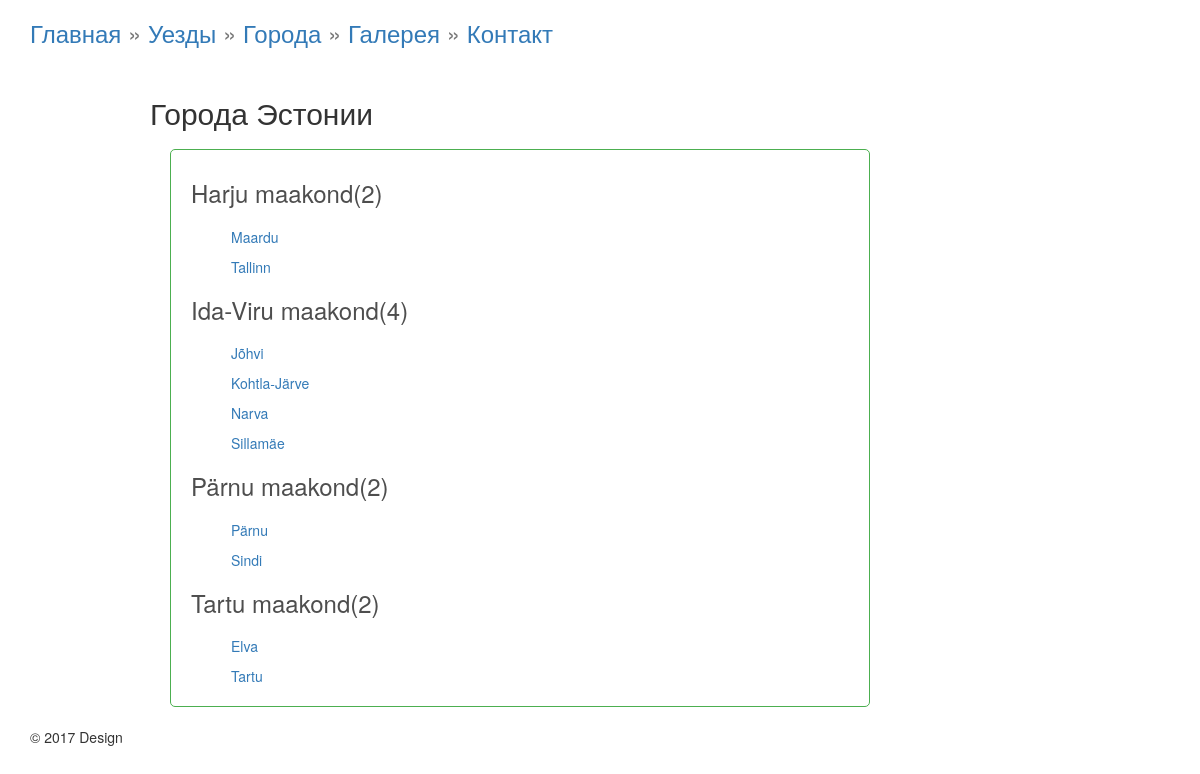
The app's page /cities with its own data.
### tables this page shows
CREATE TABLE `maakond` (
  `id_maakond` int(3) NOT NULL,
  `name_maakond` varchar(100) NOT NULL COMMENT 'название уезда',
  `capital` varchar(100) NOT NULL COMMENT 'название столицы',
  `description` text NOT NULL
);

CREATE TABLE `city` (
  `id_city` int(4) NOT NULL,
  `city` varchar(50) NOT NULL,
  `people` int(6) NOT NULL,
  `id_maakond` int(3) NOT NULL
);

### controller/Render.php (called while the page is built, shortened)
<?php
class RenderTemplate
{
	function render_template($path, array $args, array $args2, array $args3 )
	{
		extract($args);
                extract($args2);
                extract($args3);
		include $path;
		$html = ob_get_clean();
		return $html;
	}
}
?>

### controller/Controller.php (called while the page is built, shortened)
<?php
class Controller extends RenderTemplate {
    public $model;
    public function __construct() {
        $this->model = new Model();
    }
    public function cities_list() {
        $maa_list = $this->model->getMaakondList();
        $cities_list = $this->model->getCitiesList();
        $html = $this->render_template('view/cities_view.php', array('maa_list' => $maa_list), array('cities_list' => $cities_list), array());
        return $html;
    }
}
?>

### route/routing.php (called while the page is built)
<?php
$host = explode('?', $_SERVER['REQUEST_URI'])[0];
$num=substr_count($host,'/');
$uri  = explode('/', $host)[$num];
if ($uri == '' OR $uri == 'index.php' )
{
	$controller = new Controller();
	$response = $controller->start_site();
}
elseif($uri == 'maakonnad' && !isset($_GET['id'])) {
    $controller = new Controller();
    $response = $controller->maakonnad_list();
}
elseif($uri == 'maakonnad' && isset($_GET['id'])) {
    $controller = new Controller();
    $response = $controller->maakonnad_view($_GET['id']);
}
elseif($uri == 'cities' && !isset($_GET['city'])) {
    $controller = new Controller();
    $response = $controller->cities_list();
}
elseif($uri == 'cities' && isset($_GET['city'])) {
    $controller = new Controller();
    $response = $controller->cities_view($_GET['city']);
}
elseif($uri == 'gallery') {
    $controller = new Controller();
    $response = $controller->gallery_list();
}
elseif ($uri == 'contact' )
{
	$controller = new Controller();
	$response = $controller->contact_view();
}
else
{
	$controller = new Controller();;
	$response = $controller->error_404();
}
?>

### inc/db.php (called while the page is built, shortened)
<?php
class db {
	private $conn;
	private $host;
	private $user;
	private $password;
	private $baseName;
    function __construct($params=array()) {
		$this->conn = false;
		$this->host = 'localhost';
		$this->user = 'root';
		$this->password = '';
		$this->baseName = 'ktrv16_lomovskoy_eesti_linnad';
	}
	function connect() {
		if (!$this->conn) {
			try {
				$this->conn = new PDO('mysql:host='.$this->host.';dbname='.$this->baseName.'',
                                $this->user, $this->password, array(PDO::MYSQL_ATTR_INIT_COMMAND => 'SET NAMES utf8'));
			}
			catch (Exception $e) {
				die('Error : ' . $e->getMessage());
			}
		}
		return $this->conn;
	}
	function disconnect() {
		if ($this->conn) {
			$this->conn = null;
		}
	}
	function getAll($query) {
		$result = $this->conn->prepare($query);
		$ret = $result->execute();
		$result->setFetchMode(PDO::FETCH_ASSOC);
		$reponse = $result->fetchAll();
		return $reponse;
	}
}

### model/Model.php (called while the page is built, shortened)
<?php
class model {
    public function getMaakondList() {
        $sql = "SELECT * FROM maakond ORDER BY `name_maakond` ASC";
        $db = new db();
        $rows = $db->getAll($sql);
        $maakond_object = array();
        foreach ($rows as $item) {
            $row = new Maakond($item["id_maakond"], $item["name_maakond"], $item["capital"], $item["description"]);
            $maakond_object[] = $row;
        }
        return $maakond_object;
    }
    public function getCitiesList() {
        $sql = "SELECT * FROM `city` ORDER BY `city`.`city` ASC";
        $db = new db();
        $rows = $db->getAll($sql);
        $cities_object = array();
        foreach ($rows as $item) {
            $cities_object[] = new Cities($item["id_city"], $item["city"], $item["people"], $item["id_maakond"]);
        }
        return $cities_object;
    }
}
?>

### model/maakondModel.php (called while the page is built, shortened)
<?php
class Maakond {
    public function __construct($id_maakond, $name_maakond, $capital, $description) {
        $this->id_maakond = $id_maakond;
        $this->name_maakond = $name_maakond;
    }
}

### model/citiesModel.php (called while the page is built, shortened)
<?php
class Cities {
    public function __construct($id_city, $city, $people, $id_maakond) {
        $this->id_city = $id_city;
        $this->city = $city;
        $this->id_maakond = $id_maakond;
    }
}

### view/cities_view.php (the view, shortened to what this page needs)
<h2> Города Эстонии </h2><article>
    <?php
    $textP = '';
    foreach ($maa_list as $maakond_row) {
        $text = '';
        $text.= '<ul>';
        $k = 0;
        foreach ($cities_list as $city_row) {
            if ($maakond_row->id_maakond == $city_row->id_maakond) {
                $k++;
                $text.= '<li style="padding-top:10px" > <a  href="cities?city=' . $city_row->id_city . '" >' . $city_row->city . '</a></li>';
            }
        }
        $text.= '</ul>';
        $title = '<h3>' . $maakond_row->name_maakond . ' maakond(' . $k . ')</h3>';
        $textP.=$title . $text;
    }
    echo $textP;
    ?>
</article>
<?php include "view/templates/layout.php"; ?>

### public/css/mystyle.css (style rules this page uses)
article { border: 1px solid #4caf50; border-radius: 5px; padding: 10px 20px; margin: 20px; color: #313331; min-height:230px; width:700px; }
article h3 { color: #4e4e4e; }
ul { list-style:none; }

### records on screen
maakond: name_maakond "Harju"
city: city "Maardu"
city: city "Tallinn"
maakond: name_maakond "Ida-Viru"
city: city "Jõhvi"
city: city "Kohtla-Järve"
city: city "Narva"
city: city "Sillamäe"
maakond: name_maakond "Pärnu"
city: city "Pärnu"
city: city "Sindi"
maakond: name_maakond "Tartu"
city: city "Elva"
city: city "Tartu"

### other values on screen
$k "2 4 2 2"
